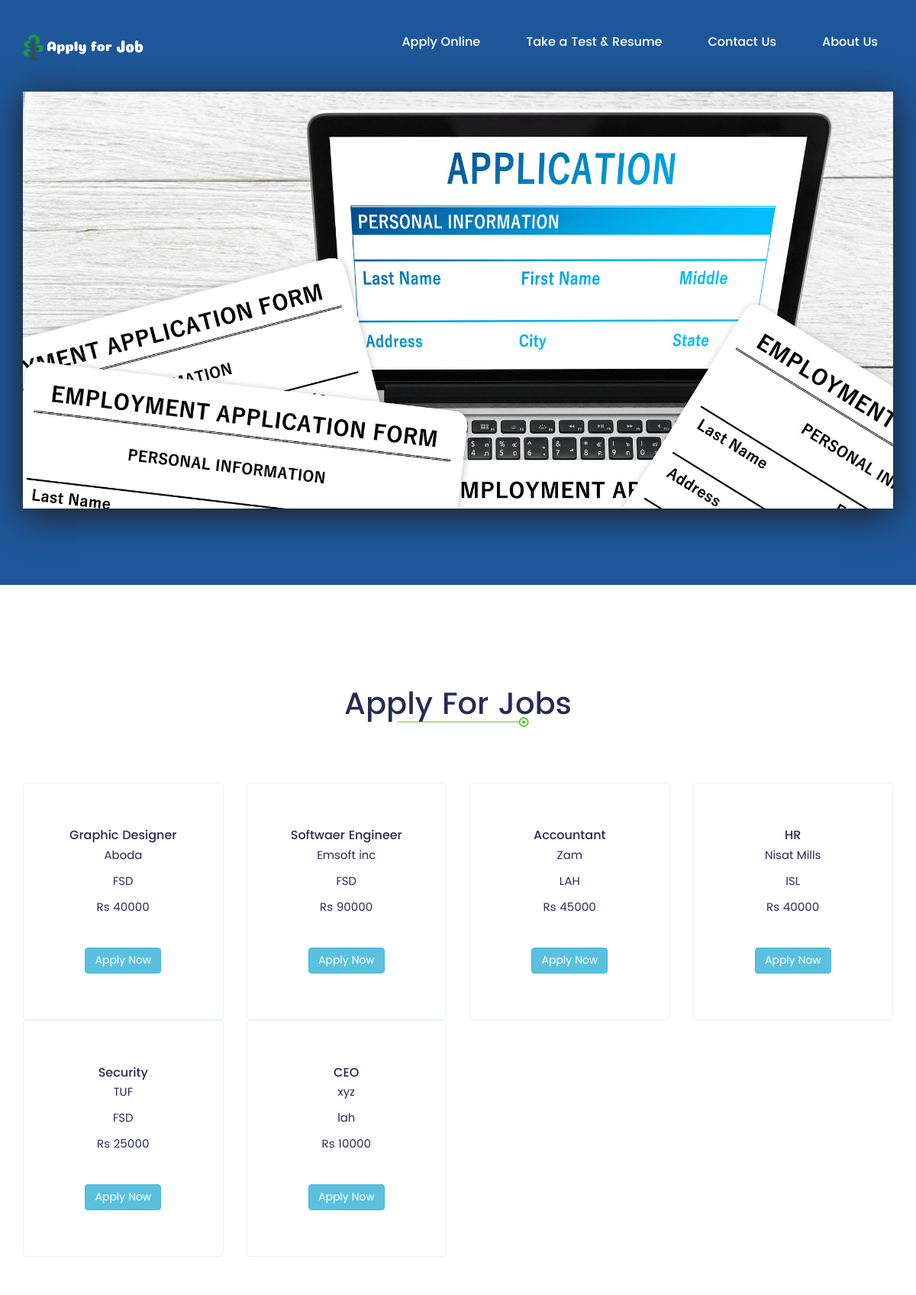
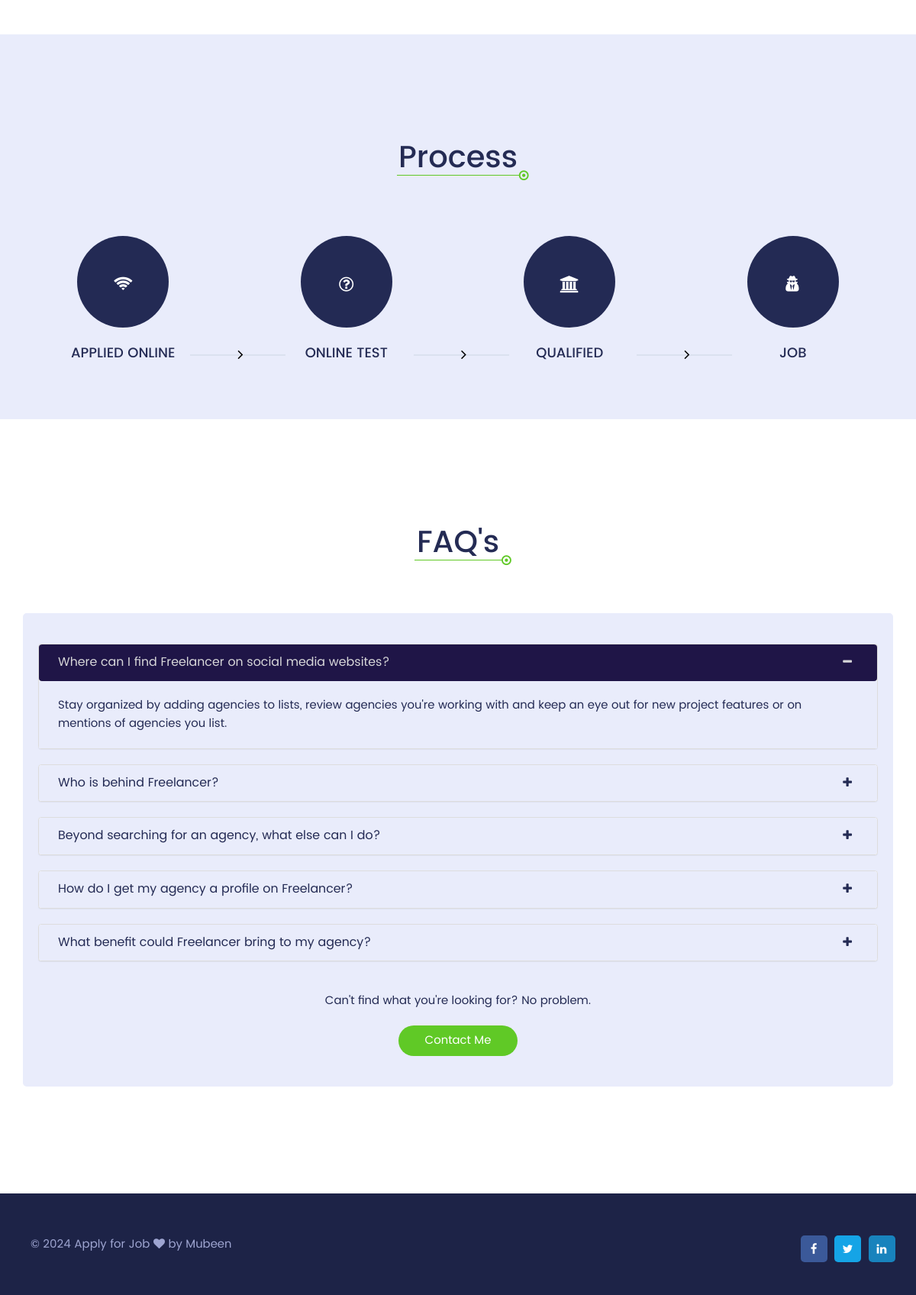
The page / on the database its author committed (2 pictures, top to bottom).
### tables this page shows
CREATE TABLE `jobs` (
  `CODE` int(11) NOT NULL,
  `CATG` varchar(20) NOT NULL,
  `TITLE` varchar(200) NOT NULL,
  `COMPANY` char(50) NOT NULL,
  `LOCATION` varchar(50) NOT NULL,
  `SALARY` int(15) NOT NULL,
  `STATUS` int(1) NOT NULL DEFAULT 1,
  `SKILLS` varchar(30) DEFAULT NULL,
  `QUALIFICATION` varchar(50) DEFAULT NULL,
  `EXPERIENCE` int(20) NOT NULL
);

### index.php (called while the page is built)
<?php include("config/setup.php"); ?>
<?php include('views/'.$url); ?>

### views/home.php (the view, shortened to what this page needs)
<?php include("includes/header.php"); ?>
		<section class="slider">
			<div class="slider-img">
				<div class="slider-overlay">
					<div class="container">
						<div class="row">
							<div class="col-md-12">
								<div class="slider-content wow zoomIn" style="width: 100%;">
									<div class="slider-content-left">
										<img src="images/slider.jpg" alt="" style="margin: 0;" />
									</div>
								</div>
							</div>
						</div>
					</div>
				</div>
			</div>
		</section>
		<section class="service-top" id="service">
			<div class="container">
				<div class="row">
					<div class="col-md-12 text-center">
						<div class="service-top-head wow roolIn">
							<h2 class="head-two">Apply For Jobs</h2>
							<div class="top-head-before">
								<i class="fa fa-dot-circle-o" aria-hidden="true"></i>
							</div>
						</div>
					</div>
				</div>
				<div class="row">
					<?php
						$sql = $conex->query("SELECT * FROM jobs WHERE STATUS = 1");
						while ($data = $sql->fetch_assoc()) {
					?>
					<div class="col-md-3 col-sm-6 text-center">
						<div class="service-top-content wow fadeInUp">
							<h5><?=$data['TITLE'];?></h5>
							<p style="padding: 5px;"><?=$data['COMPANY'];?></p>
							<p style="padding: 5px;"><?=$data['LOCATION'];?></p>
							<p style="padding: 5px;">Rs <?=$data['SALARY'];?></p>
							<a href="apply" class="btn btn-info" style="margin-top:35px;">Apply Now</a>
						</div>
					</div>
					<?php } ?>
				</div>
			</div>
		</section>
		<section class="process-top text-center" id="process">
			<div class="container">
				<div class="row">
					<div class="col-md-12">
						<div class="process-top-head">
							<h2 class="head-two">Process</h2>
							<div class="top-head-before">
								<i class="fa fa-dot-circle-o" aria-hidden="true"></i>
							</div>
						</div>
					</div>
				</div>
				<div class="row">
					<div class="col-md-3 col-sm-6">
						<div class="process-top-icon wow fadeInUp">
							<i class="fa fa-wifi" aria-hidden="true"></i>
							<h4 class="text-uppercase">Applied Online</h4>
							<div class="process-top-before">
								<i class="fa fa-angle-right" aria-hidden="true"></i>
							</div>
						</div>
					</div>
					<div class="col-md-3 col-sm-6">
						<div class="process-top-icon last wow fadeInUp">
							<i class="fa fa-question-circle-o" aria-hidden="true"></i>
							<h4 class="text-uppercase">Online Test</h4>
							<div class="process-top-before">
								<i class="fa fa-angle-right" aria-hidden="true"></i>
							</div>
						</div>
					</div>
					<div class="col-md-3 col-sm-6">
						<div class="process-top-icon wow fadeInUp">
							<i class="fa fa-university" aria-hidden="true"></i>
							<h4 class="text-uppercase">Qualified</h4>
							<div class="process-top-before">
								<i class="fa fa-angle-right" aria-hidden="true"></i>
							</div>
						</div>
					</div>
					<div class="col-md-3 col-sm-6">
						<div class="process-top-icon wow fadeInUp">
							<i class="fa fa-user-secret" aria-hidden="true"></i>
							<h4 class="text-uppercase">Job</h4>
						</div>
					</div>
				</div>
			</div>
		</section>
		<section class="testimonial">
			<div class="container">
				<div class="row">
					<div class="col-md-12 text-center">
						<div class="testimonial-top">
							<h2 class="head-two">FAQ's</h2>
							<div class="top-head-before">
								<i class="fa fa-dot-circle-o" aria-hidden="true"></i>
							</div>
						</div>
					</div>
				</div>
				<div class="row">
					<div class="col-md-12">
						<div class="testimonial-left wow fadeInUp">
							<div class="panel-group" id="accordion">
								<div class="panel panel-default">
								  <div class="panel-heading">
									<h4 class="panel-title">
									  <a data-toggle="collapse" data-parent="#accordion" href="#collapse1">Where can I find Freelancer on social media websites?</a>
									</h4>
								  </div>
								  <div id="collapse1" class="panel-collapse collapse in">
									<div class="panel-body">Stay organized by adding agencies to lists, review agencies you're working with and keep an eye out for new project features or on mentions of agencies you list.</div>
								  </div>
								</div>
								<div class="panel panel-default">
								  <div class="panel-heading">
									<h4 class="panel-title">
									  <a data-toggle="collapse" data-parent="#accordion" href="#collapse2">Who is behind Freelancer?</a>
									</h4>
								  </div>
								</div>
								<div class="panel panel-default">
								  <div class="panel-heading">
									<h4 class="panel-title">
									  <a data-toggle="collapse" data-parent="#accordion" href="#collapse3">Beyond searching for an agency, what else can I do?</a>
									</h4>
								  </div>
								</div>
								<div class="panel panel-default">
								  <div class="panel-heading">
									<h4 class="panel-title">
									  <a data-toggle="collapse" data-parent="#accordion" href="#collapse4">How do I get my agency a profile on Freelancer?</a>
									</h4>
								  </div>
								</div>
								<div class="panel panel-default">
								  <div class="panel-heading">
									<h4 class="panel-title">
									  <a data-toggle="collapse" data-parent="#accordion" href="#collapse5">What benefit could Freelancer bring to my agency?</a>
									</h4>
								  </div>
								</div>
							</div>
							<div class="testimonial-left-para text-center">
								<p>Can't find what you're looking for? No problem.</p>
								<a href="contact">Contact Me</a>
							</div>
						</div>
					</div>
				</div>
			</div>
		</section>
	<?php include("includes/footer.php"); ?>

### includes/header.php (shortened to what this page needs)
<!DOCTYPE HTML>
<html lang="en-US">
	<head>
		<link rel="stylesheet" type="text/css" href="css/font-awesome.min.css" media="all" />
		<link rel="stylesheet" type="text/css" href="css/bootstrap.min.css" media="all" />
		<link rel="stylesheet" href="css/lightbox.min.css"/>
		<link rel="stylesheet" href="flaticon/flaticon.css">
		<link rel="stylesheet" href="css/owl.carousel.min.css">
		<link rel="stylesheet" href="css/animate.min.css">
		<link rel="stylesheet" href="css/reset.css">
		<link rel="stylesheet" type="text/css" href="style.css?var=<?=rand(100,1000);?>" media="all" />
		<link rel="stylesheet" type="text/css" href="css/responsive.css" media="all" />
	</head>
	<body class="js" data-spy="scroll" data-target=".navbar" data-offset="50">
		<header id="menu" class="menubar">
			<nav class="navbar navbar-fixed-top">
			  <div class="container">
				<div class="navbar-header">
				  <a class="navbar-brand" href="http://localhost/applyjobV1/"><img src="images/logo.png"></a>
				</div>
				<div class="collapse navbar-collapse" id="bs-example-navbar-collapse-1">
				  <ul class="nav navbar-nav navbar-right menu">
					<li><a href="apply" class="menu-color">Apply Online</a></li>
					<li><a href="test" class="menu-color">Take a Test & Resume</a></li>
					<li><a href="contact" class="menu-color">Contact Us</a></li>
					<li><a href="about" class="menu-color">About Us</a></li>
				  </ul>
				</div>
			  </div>
			</nav>
		</header>

### includes/footer.php (shortened to what this page needs)
		<footer class="footer">
			<div class="container">
				<div class="row">
					<div class="col-md-12">
						<div class="footer-content">
							<p class="pull-left">&copy; 2024 Apply for Job <i class="fa fa-heart" aria-hidden="true"></i> by Mubeen</p>
							<div class="footer-icon pull-right">
								<a href="#"><i class="fa fa-facebook" aria-hidden="true"></i></a>
								<a href="#"><i class="fa fa-twitter" aria-hidden="true"></i></a>
								<a href="#"><i class="fa fa-linkedin" aria-hidden="true"></i></a>
							</div>
						</div>
					</div>
				</div>
			</div>
		</footer>
	</body>
</html>

### style.css (style rules this page uses)
.menu { font-family: 'poppinsmedium'; }
.menubar nav { padding: 30px 0px; }
.menu li { padding: 15px 33px 15px 23px; }
.menu li a { color: #000; padding: 0px 2px; font-size: 16px; border-bottom: 1px solid transparent; }
.menu li .menu-color { color: #fff; }
.navbar-brand { font-size: 30px; color: #2F2F2F; font-family: 'poppinsmedium'; }
.slider { background: #E9ECFB; }
.slider-overlay { background: rgb(30,87,153); padding-top: 120px; padding-bottom: 100px; }
.slider-content { background: #fff; display: inline-block; box-shadow: 0px 8px 45px #1E1B1B; }
.slider-content-left img { width: 100%; margin-left: -15px; }
.fa-facebook { background: #3B5999; }
.fa-twitter { background: #15A4E6; }
.fa-linkedin { background: #1883BD; }
.service-top { padding-top: 135px; padding-bottom: 95px; }
.service-top-head { margin-bottom: 80px; }
.service-top-content { border: 1px solid #E9EDF9; border-radius: 5px; padding: 60px 0px; position: relative; transition: all 0.3s; }
.service-top-content h5 { font-size: 16px; font-family: 'poppinsmedium'; }
.process-top { background: #E9ECFB; padding-top: 140px; padding-bottom: 75px; }
.process-top-head { padding-bottom: 80px; }
.top-head-before { position: relative; }
.top-head-before::before { width: 160px; border-top: 1px solid #60C926; position: absolute; content: ""; left: 43%; }
.top-head-before i { color: #60C926; position: absolute; top: -7px; left: 57%; }
.process-top-icon i { width: 120px; height: 120px; border-radius: 100%; background: #232A54; color: #fff; padding: 52px 0px; font-size: 22px; margin-bottom: 25px; transition: all 0.5s; }
.process-top-icon h4 { font-family: 'poppinsmedium'; position: relative; }
.process-top-before::before { position: relative; bottom: -30%; left: 100%; }
.process-top-before { content: ""; width: 125px; border-top: 2px solid #DBE1EF; position: absolute; bottom: 8px; left: 80%; }
.process-top-before i { color: #000; width: auto; height: auto; background: none; font-size: 20px; margin-bottom: 0px; margin-top: -54px; position: absolute; top: -10px; }
.testimonial { padding: 140px 0px; }
.testimonial-top .top-head-before::before { width: 115px; left: 45%; }
.testimonial-top .top-head-before i { left: 55%; }
.testimonial-left { margin-top: 70px; background: #E9ECFB; padding: 40px 20px; border-radius: 5px; }
.testimonial-left .panel-group .panel { margin-bottom: 20px; }
.testimonial-left .panel-default>.panel-heading { background-color: #E9ECFB; border-color: #E9ECFB; border-radius: 4px; padding: 15px 25px; transition:all 0.2s; position: relative; color: #242B54; }
.testimonial-left .panel-body { padding: 20px 25px; }
.testimonial-left .panel-title>a { display: block; }
.testimonial-left .panel-heading.active a::before { content: "\f068"; }
.testimonial-left .panel-heading a::before { line-height: 15px; position: absolute; right: 3%; font-family: fontawesome; content: "\f067"; font-size: 15px; }
.testimonial-left .panel-default>.panel-heading+.panel-collapse>.panel-body { border: none; background: #E9ECFB; }
.testimonial-left .panel-heading.active, .testimonial-left .panel-heading:focus, .testimonial-left .panel-heading:hover { background-color: #1F1547; color: #D7D7D9; cursor: pointer; }
.testimonial-left-para p { margin-top: 40px; }
.testimonial-left-para a { background: #60C926; padding: 8px 35px; color: #fff; border-radius: 30px; margin-top: 20px; display: inline-block; transition:all 0.3s; }
.footer { background: #1D2347; padding-top: 55px; padding-bottom: 35px; }
.footer-content { padding: 0px 10px; }
.footer-content p { color: #9EA5D1; }
.footer-content a { color: #C5CAEB; transition: all 0.5s; }
.footer-icon a { color: #fff; width: 35px; height: 35px; display: inline-block; margin-right: 5px; transition: all 0.4s; text-align: center; position: relative; }
.footer-icon a i { width: 100%; height: 100%; padding: 10px 0px; border-radius: 5px; position: absolute; top: 0px; }

### css/responsive.css (style rules this page uses)
@media only screen and (max-width:1399px) { .slider-img { background: url(../images/slider-bg.png) no-repeat 210% 100%; } }

### rows shown on the page
jobs: TITLE "Graphic Designer", COMPANY "Aboda", LOCATION "FSD", SALARY "40000"
jobs: TITLE "Softwaer Engineer", COMPANY "Emsoft inc", LOCATION "FSD", SALARY "90000"
jobs: TITLE "Accountant", COMPANY "Zam", LOCATION "LAH", SALARY "45000"
jobs: TITLE "HR", COMPANY "Nisat Mills", LOCATION "ISL", SALARY "40000"
jobs: TITLE "Security", COMPANY "TUF", LOCATION "FSD", SALARY "25000"
jobs: TITLE "CEO", COMPANY "xyz", LOCATION "lah", SALARY "10000"
